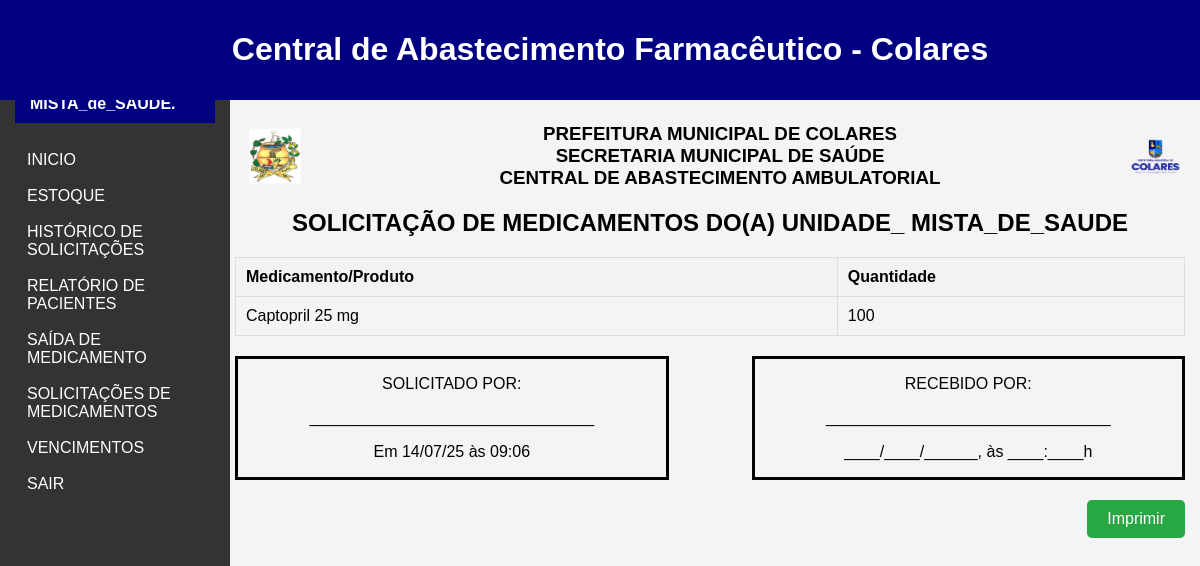
The page /ultima_solicitacao_user.php (signed in) on the database its author committed.
### tables this page shows
CREATE TABLE `solicitacoes` (
  `id` int(11) NOT NULL,
  `usuario_id` int(11) NOT NULL,
  `medicamento_id` int(11) NOT NULL,
  `quantidade` int(11) NOT NULL,
  `data_solicitacao` timestamp NOT NULL DEFAULT current_timestamp()
);

CREATE TABLE `medicamentos` (
  `id` int(11) NOT NULL,
  `codigo_barras` varchar(255) DEFAULT NULL,
  `medicamento` varchar(255) DEFAULT NULL,
  `apresentacao` varchar(255) DEFAULT NULL,
  `marca` varchar(255) DEFAULT NULL,
  `lote` varchar(255) DEFAULT NULL,
  `validade` date DEFAULT NULL,
  `fornecedor` varchar(255) DEFAULT NULL,
  `quantidade` int(11) DEFAULT NULL,
  `estabelecimento` varchar(255) DEFAULT NULL,
  `categoria` varchar(255) NOT NULL,
  `data_inclusao` datetime DEFAULT current_timestamp()
);

### ultima_solicitacao_user.php (the view, shortened to what this page needs)
<?php
include 'db.php';
$usuario_nome = $_SESSION['usuario'];
$stmt = $pdo->prepare('SELECT id FROM usuarios WHERE usuario = ?');
$stmt->execute([$usuario_nome]);
$user = $stmt->fetch();
if ($user) {
    $usuario_id = $user['id'];
} else {
    echo "Erro: usuário não encontrado.";
    exit;
}
var_dump($usuario_id);
try {
    $sql_ultima_data = "
        SELECT MAX(data_solicitacao) AS ultima_data
        FROM solicitacoes
        WHERE usuario_id = :usuario_id
    ";
    $stmt = $pdo->prepare($sql_ultima_data);
    $stmt->bindParam(':usuario_id', $usuario_id);
    $stmt->execute();
    $ultima_data = $stmt->fetchColumn();
} catch (PDOException $e) {
    echo 'Erro na consulta: ' . $e->getMessage();
}
try {
    $sql_solicitacao = "
        SELECT solicitacoes.*, medicamentos.medicamento
        FROM solicitacoes
        JOIN medicamentos ON solicitacoes.medicamento_id = medicamentos.id
        WHERE solicitacoes.usuario_id = :usuario_id
        AND solicitacoes.data_solicitacao = :ultima_data
        ORDER BY solicitacoes.id
    ";
    $stmt = $pdo->prepare($sql_solicitacao);
    $stmt->bindParam(':usuario_id', $usuario_id);
    $stmt->bindParam(':ultima_data', $ultima_data);
    $stmt->execute();
    $solicitacoes = $stmt->fetchAll(PDO::FETCH_ASSOC);
} catch (PDOException $e) {
    echo 'Erro na consulta: ' . $e->getMessage();
}
?>
<!DOCTYPE html>
<html lang="pt-BR">
<head>
    <?php include 'includes/head.php'; ?>
    <link rel="stylesheet" href="css/style.css">
</head>
<body>
    <?php include 'includes/menu_lateral.php'; ?>
    <div class="container">
        <div class="main-content">
            <div class="header-saida">
                <img src="img/brasao.png" alt="Logo Left">
                <div class="header-text">
                    <h3>PREFEITURA MUNICIPAL DE COLARES</h3>
                    <h3>SECRETARIA MUNICIPAL DE SAÚDE</h3>
                    <h3>CENTRAL DE ABASTECIMENTO AMBULATORIAL</h3>
                </div>
                <img src="img/prefeitura.png" alt="Logo Right">
            </div>
            <center>
                <h2 style="text-transform: uppercase;">Solicitação de Medicamentos do(a) <?php echo htmlspecialchars($usuario_nome); ?></h2>
            </center>
            <?php if ($solicitacoes): ?>
            <table>
                <thead>
                    <tr>
                        <th>Medicamento/Produto</th>
                        <th>Quantidade</th>
                    </tr>
                </thead>
                <tbody>
                    <?php foreach ($solicitacoes as $solicitacao): ?>
                    <tr>
                        <td><?php echo htmlspecialchars($solicitacao['medicamento']); ?></td>
                        <td><?php echo htmlspecialchars($solicitacao['quantidade']); ?></td>
                    </tr>
                    <?php endforeach; ?>
                </tbody>
            </table>
            <?php else: ?>
                <p>Nenhuma solicitação encontrada.</p>
            <?php endif; ?>
            <div class="entregue-recebido">
                <div class="entregue">
                    <p>SOLICITADO POR:</p>
                    <p>________________________________</p>
                    <p>Em <?php echo date('d/m/y \à\s H:i', strtotime($solicitacao['data_solicitacao'])); ?></p>
                </div>
                <div class="recebido">
                    <p>RECEBIDO POR:</p>
                    <p>________________________________</p>
                      <p>____/____/______, às ____:____h</p>
                </div>
            </div>
            <div class="print-button">
                <button onclick="imprimirPagina()">Imprimir</button>
            </div>
        </div>
    </div>
</body>
</html>

### css/style.css (style rules this page uses)
body { font-family: Arial, sans-serif; margin: 0; padding: 0; background-color: #f4f4f4; }
.container { display: flex; flex-direction: column; margin-top: 70px; padding-top: 20px; z-index: 900; }
.main-content { flex-grow: 1; padding: 15px; margin-left: 220px; margin-bottom: 80px; overflow-y: auto; }
table { width: 100%; border-collapse: collapse; margin-top: 20px; }
table, th, td { border: 1px solid #ddd; }
th, td { padding: 12px; text-align: left; }
th { background-color: #f2f2f2; }

### ultima_solicitacao_user.php (style rules this page uses)
body { font-family: Arial, sans-serif; background-color: #f4f4f4; margin: 0; padding: 0; }
.header-saida { display: flex; justify-content: space-between; align-items: center; margin-bottom: 20px; }
.header-saida img { height: 60px; }
.header-text { text-align: center; flex-grow: 1; }
.header-text h1, .header-text h2, .header-text h3 { margin: 0; }
.container { display: flex; flex-direction: column; margin-top: 70px; padding-top: 20px; }
.main-content { flex-grow: 1; padding: 15px; margin-left: 220px; margin-bottom: 50px; overflow-y: auto; }
.entregue-recebido { display: flex; justify-content: space-between; margin-top: 20px; }
.entregue, .recebido { width: 45%; text-align: center; border-style: solid; }
h2, h3 { margin-top: 0; }
table { width: 100%; border-collapse: collapse; margin-top: 20px; }
table, th, td { border: 1px solid #ddd; }
th, td { padding: 10px; text-align: left; }
th { background-color: #f2f2f2; }
.print-button { margin-top: 20px; text-align: right; }
.print-button button { padding: 10px 20px; font-size: 16px; background-color: #28a745; color: #fff; border: none; border-radius: 5px; cursor: pointer; }

### rows shown on the page
solicitacoes: medicamento.medicamento "Captopril 25 mg", quantidade "100", data_solicitacao "14/07/25 às 09:06"

### other values the page prints
$usuario_nome "UNIDADE_ MISTA_DE_SAUDE"
